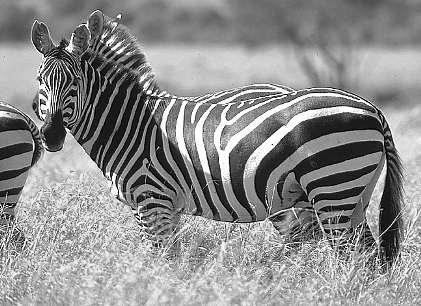
%> input picture demo.jpg, 421 x 306 px
$ octave Marr_Hildreth_detector.m   (GNU Octave 9; MATLAB toolbox functions it lacks are replaced by stand-ins)
%> lines starting %> are read from the running program, lines starting %| are printed output that depends on the picture
img = imread('demo.jpg');
%> img is the input picture: size 306x421 uint8; min 0, max 255, mean 141
LOG = fspecial('log',[7,7],1);
S = conv2(img,LOG,'same');
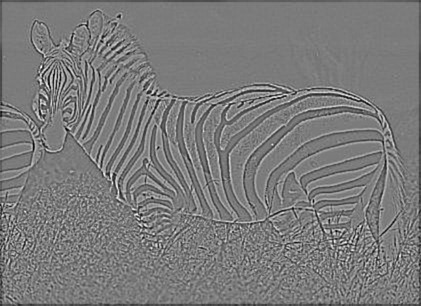
%> S: size 306x421 double; min -98.92, max 104.8, mean -0.8; drawn with min black and max white
[x,y] = size(S);
%> x = 306; y = 421
thr=40;
result=zeros(size(S));
for i=1:x;
    for j=2:y
        if S(i,j)==0
            if(S(i,j-1)*S(i,j+1)<0)
                if abs(S(i,j-1)-S(i,j+1))>thr
                    result(i,j)=255;
                end
            end
        else if(S(i,j)*S(i,j-1)<0)
                if abs(S(i,j-1)-S(i,j))>thr
                    result(i,j)=255;
                end
            end
        end
    end
end
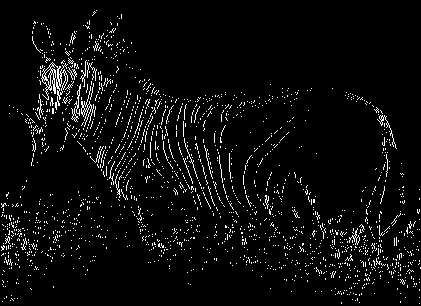
%> result: size 306x421 double; 4.6% white in thin lines or dots
